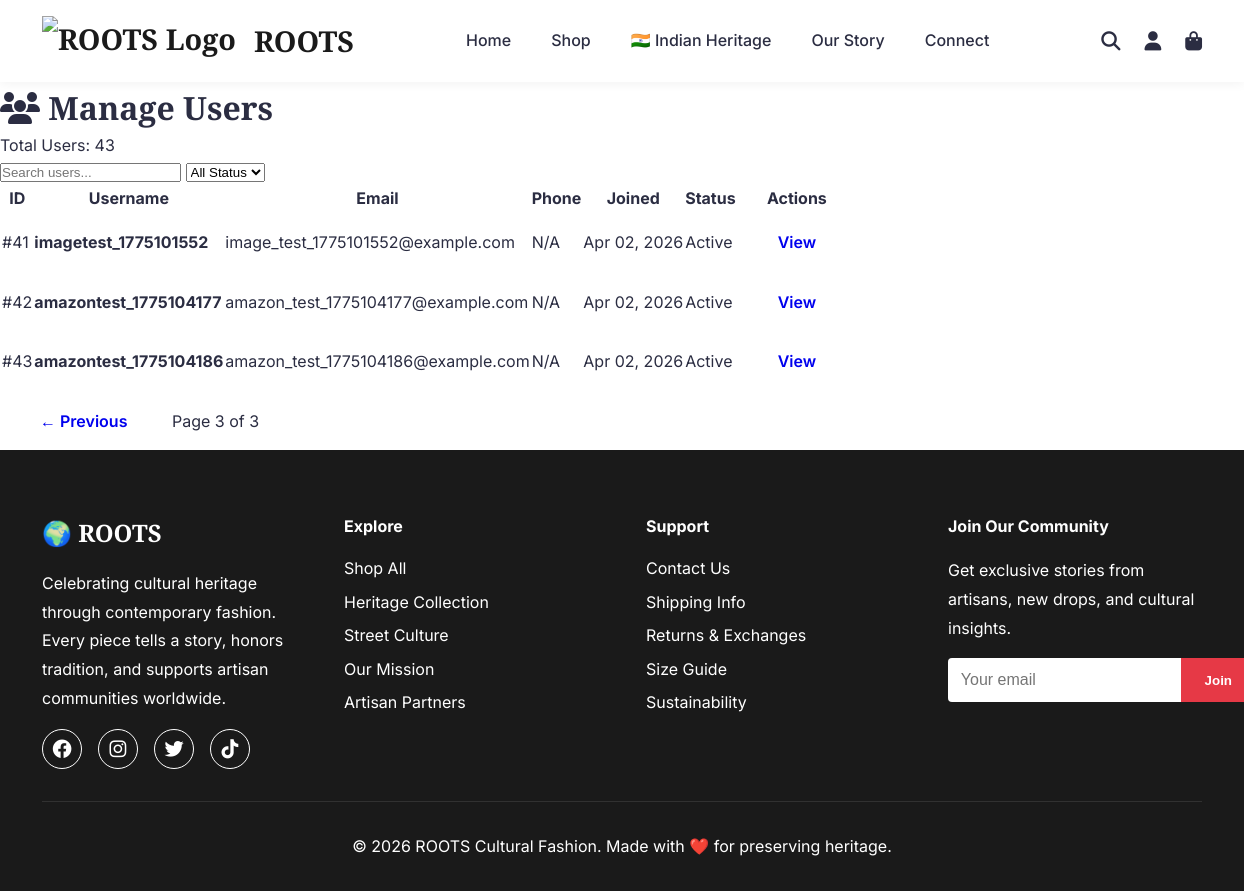
The app's page /admin/users?page=3 (signed in), older data.
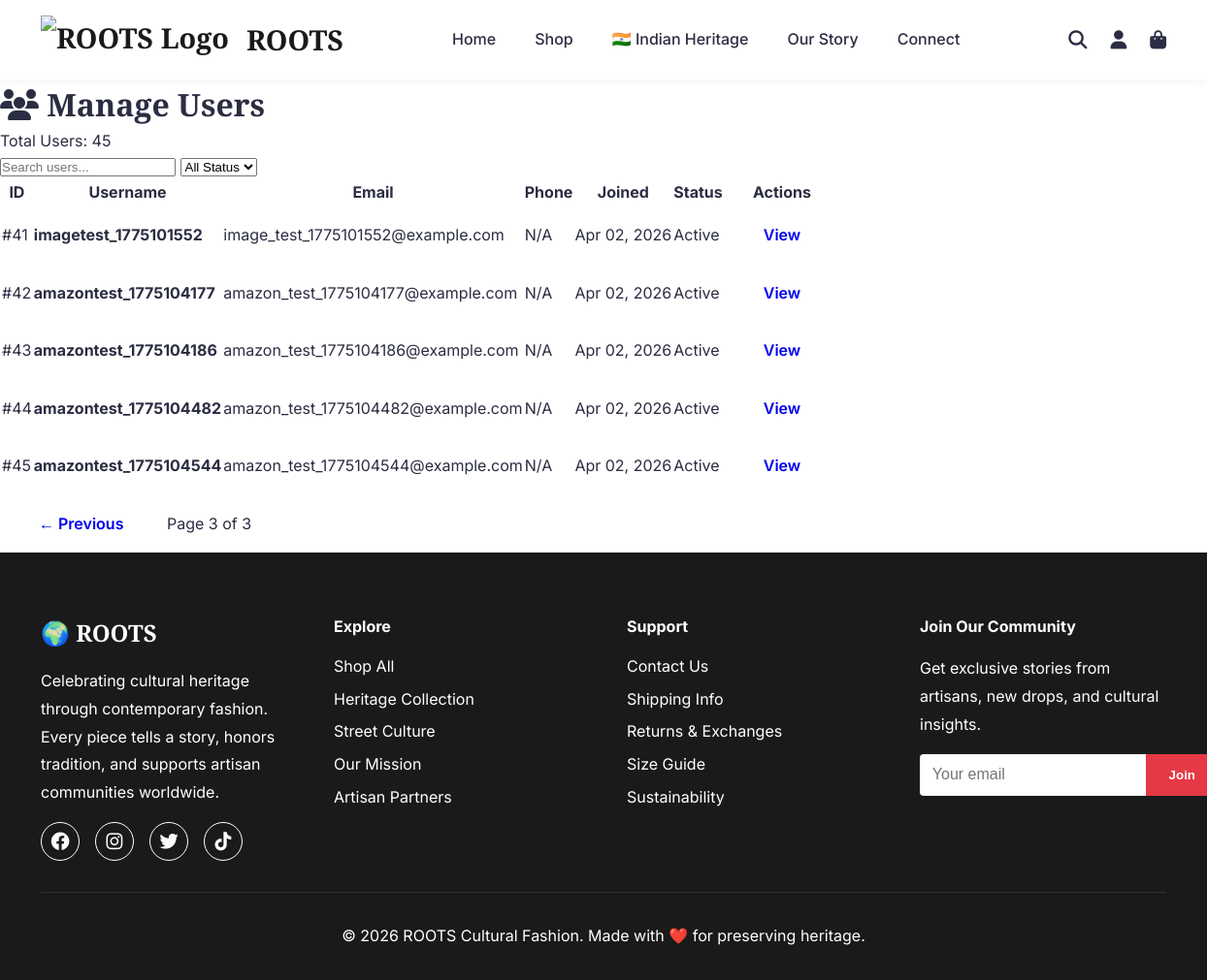
The same page, newer data.
### models/__init__.py (models this page shows, shortened)
class User(db.Model):
    __tablename__ = 'users'
    id = db.Column(db.Integer, primary_key=True)
    email = db.Column(db.String(120), unique=True, nullable=False, index=True)
    username = db.Column(db.String(80), unique=True, nullable=False, index=True)
    password_hash = db.Column(db.String(255), nullable=False)
    first_name = db.Column(db.String(50))
    last_name = db.Column(db.String(50))
    phone = db.Column(db.String(20))
    is_active = db.Column(db.Boolean, default=True)
    is_verified = db.Column(db.Boolean, default=False)
    created_at = db.Column(db.DateTime, default=lambda: datetime.now(timezone.utc))
    updated_at = db.Column(db.DateTime, default=lambda: datetime.now(timezone.utc),
                          onupdate=lambda: datetime.now(timezone.utc))
    last_login = db.Column(db.DateTime)
    orders = db.relationship('Order', backref='user', lazy='dynamic')
    addresses = db.relationship('Address', backref='user', lazy='dynamic')

### controllers/admin_controller.py (the view)
@admin_bp.route('/users')
@admin_required
def users():
    page = request.args.get('page', 1, type=int)
    users_pagination = admin_service.get_all_users(page=page, per_page=20)
    return render_template('admin/users.html', users=users_pagination)

### app.py (called while the page is built)
@app.after_request
def add_cache_headers(response):
    if request.path.startswith('/static/'):
        response.cache_control.max_age = 2592000
        response.cache_control.public = True
    elif request.endpoint in ['home', 'shop', 'about', 'contact', 'indian_heritage', 'design_gallery']:
        response.cache_control.max_age = 3600
        response.cache_control.public = True
    return response

@app.before_request
def redirect_to_custom_domain():
    if env == 'production':
        if 'indian-heritage-fashion.onrender.com' in request.url:
            new_url = request.url.replace('indian-heritage-fashion.onrender.com', 'www.rootsfashion.in')
            return redirect(new_url, code=301)

@app.context_processor
def inject_now():
    return {'now': datetime.now(timezone.utc)}

@app.context_processor
def inject_user():
    user_info = {
        'is_authenticated': 'user_id' in session,
        'is_admin': 'admin_id' in session,
        'username': session.get('username') or session.get('admin_username'),
        'user_id': session.get('user_id'),
        'admin_id': session.get('admin_id')
    }
    return {'current_user': user_info}

### repositories/__init__.py (called while the page is built)
    @staticmethod
    def find_all(page: int = 1, per_page: int = 20) -> List[User]:
        return User.query.paginate(page=page, per_page=per_page, error_out=False)

### services/__init__.py (called while the page is built)
    def get_all_users(self, page: int = 1, per_page: int = 20):
        return self.user_repo.find_all(page, per_page)

### templates/admin/users.html (shortened to what this page needs)
{% extends "base.html" %}
{% block content %}
<div class="admin-container">
    <div class="admin-header">
        <h1><i class="fas fa-users"></i> Manage Users</h1>
        <p>Total Users: {{ users.total }}</p>
    </div>
    <div class="admin-content">
        <div class="search-bar">
            <input type="text" placeholder="Search users..." id="searchUsers">
            <select id="filterStatus">
                <option value="">All Status</option>
            </select>
        </div>
        <table class="admin-table">
            <thead>
                <tr>
                    <th>ID</th>
                    <th>Username</th>
                    <th>Email</th>
                    <th>Phone</th>
                    <th>Joined</th>
                    <th>Status</th>
                    <th>Actions</th>
                </tr>
            </thead>
            <tbody>
                {% for user in users.items %}
                <tr>
                    <td>#{{ user.id }}</td>
                    <td><strong>{{ user.username }}</strong></td>
                    <td>{{ user.email }}</td>
                    <td>{{ user.phone or 'N/A' }}</td>
                    <td>{{ user.created_at.strftime('%b %d, %Y') }}</td>
                    <td>
                        {% if user.is_active %}
                            <span class="badge badge-success">Active</span>
                        {% else %}
                            <span class="badge badge-danger">Inactive</span>
                        {% endif %}
                    </td>
                    <td>
                        <a href="{{ url_for('admin.user_detail', user_id=user.id) }}" class="btn btn-sm btn-info">View</a>
                    </td>
                </tr>
                {% endfor %}
            </tbody>
        </table>
        <div class="pagination">
            {% if users.has_prev %}
                <a href="{{ url_for('admin.users', page=users.prev_num) }}" class="btn btn-sm">← Previous</a>
            {% endif %}
            <span class="page-info">Page {{ users.page }} of {{ users.pages }}</span>
        </div>
    </div>
</div>
{% endblock %}

### templates/base.html (shortened to what this page needs)
<!DOCTYPE html>
<html lang="en">
<head>
    <link rel="stylesheet" href="{{ url_for('static', filename='css/style.css') }}">
    <link rel="stylesheet" href="https://cdnjs.cloudflare.com/ajax/libs/font-awesome/6.4.0/css/all.min.css">
</head>
<body>
    <nav class="navbar">
        <div class="container">
            <div class="nav-brand">
                <a href="/">
                    <img src="{{ url_for('static', filename='images/mockups/Roots_logo.jpg') }}" alt="ROOTS Logo" style="height: 50px; width: auto; margin-right: 10px;">
                    <span class="brand-text">ROOTS</span>
                </a>
            </div>
            <ul class="nav-menu">
                <li><a href="/">Home</a></li>
                <li><a href="/shop">Shop</a></li>
                <li><a href="/indian-heritage">🇮🇳 Indian Heritage</a></li>
                <li><a href="/about">Our Story</a></li>
                <li><a href="/contact">Connect</a></li>
            </ul>
            <div class="nav-icons">
                <a href="#" title="Search"><i class="fas fa-search"></i></a>
                <div class="user-dropdown">
                    <a href="#" class="user-icon" title="Account">
                        <i class="fas fa-user"></i>
                    </a>
                </div>
                {% if current_user.is_authenticated %}
                <a href="{{ url_for('cart.view_cart') }}" title="Shopping Cart" class="cart-icon">
                    <i class="fas fa-shopping-bag"></i>
                    <span class="cart-badge" id="cartBadge">0</span>
                </a>
                {% else %}
                <a href="{{ url_for('auth.login') }}" title="Login to Shop" class="cart-icon">
                    <i class="fas fa-shopping-bag"></i>
                </a>
                {% endif %}
            </div>
        </div>
    </nav>
    <main>
        {% block content %}{% endblock %}
    </main>
    <footer class="footer">
        <div class="container">
            <div class="footer-content">
                <div class="footer-section">
                    <h3>🌍 ROOTS</h3>
                    <p>Celebrating cultural heritage through contemporary fashion. Every piece tells a story, honors tradition, and supports artisan communities worldwide.</p>
                    <div class="social-links">
                        <a href="#" aria-label="Facebook"><i class="fab fa-facebook"></i></a>
                        <a href="#" aria-label="Instagram"><i class="fab fa-instagram"></i></a>
                        <a href="#" aria-label="Twitter"><i class="fab fa-twitter"></i></a>
                        <a href="#" aria-label="TikTok"><i class="fab fa-tiktok"></i></a>
                    </div>
                </div>
                <div class="footer-section">
                    <h4>Explore</h4>
                    <ul>
                        <li><a href="/shop">Shop All</a></li>
                        <li><a href="/shop?category=heritage">Heritage Collection</a></li>
                        <li><a href="/shop?category=streetwear">Street Culture</a></li>
                        <li><a href="/about">Our Mission</a></li>
                        <li><a href="#">Artisan Partners</a></li>
                    </ul>
                </div>
                <div class="footer-section">
                    <h4>Support</h4>
                    <ul>
                        <li><a href="/contact">Contact Us</a></li>
                        <li><a href="#">Shipping Info</a></li>
                        <li><a href="#">Returns & Exchanges</a></li>
                        <li><a href="#">Size Guide</a></li>
                        <li><a href="#">Sustainability</a></li>
                    </ul>
                </div>
                <div class="footer-section">
                    <h4>Join Our Community</h4>
                    <p>Get exclusive stories from artisans, new drops, and cultural insights.</p>
                    <form class="newsletter-form" id="newsletterForm">
                        <input type="email" placeholder="Your email" id="newsletterEmail" required>
                        <button type="submit">Join</button>
                    </form>
                </div>
            </div>
            <div class="footer-bottom">
                <p>&copy; 2026 ROOTS Cultural Fashion. Made with ❤️ for preserving heritage.</p>
            </div>
        </div>
    </footer>
</body>
</html>

### static/css/style.css (style rules this page uses)
* { margin: 0; padding: 0; box-sizing: border-box; }
:root { --primary-color: #1a1a1a; --secondary-color: #e63946; --accent-color: #f4a261; --text-color: #2b2d42; --light-bg: #fefae0; --white: #ffffff; --gray: #8d99ae; --border-color: #edf2f4; }
body { font-family: 'Inter', 'Segoe UI', sans-serif; line-height: 1.6; color: var(--text-color); }
h1, h2, h3 { font-family: 'Playfair Display', serif; }
.container { max-width: 1200px; margin: 0 auto; padding: 0 20px; }
.navbar { background: var(--white); padding: 1rem 0; box-shadow: 0 2px 10px rgba(0,0,0,0.05); position: sticky; top: 0; z-index: 1000; }
.navbar .container { display: flex; justify-content: space-between; align-items: center; }
.nav-brand a { display: flex; align-items: center; gap: 0.5rem; font-size: 1.8rem; font-weight: bold; color: var(--primary-color); text-decoration: none; font-family: 'Playfair Display', serif; }
.nav-menu { display: flex; list-style: none; gap: 2.5rem; }
.nav-menu a { color: var(--text-color); text-decoration: none; font-weight: 500; transition: color 0.3s; position: relative; }
.nav-menu a::after { content: ''; position: absolute; bottom: -5px; left: 0; width: 0; height: 2px; background: var(--secondary-color); transition: width 0.3s; }
.nav-icons { display: flex; gap: 1.5rem; }
.nav-icons a { color: var(--text-color); font-size: 1.2rem; transition: color 0.3s; }
.user-dropdown { position: relative; }
.user-icon { position: relative; cursor: pointer; }
.cart-icon { position: relative; }
.btn { display: inline-block; padding: 1rem 2.5rem; text-decoration: none; border: none; cursor: pointer; font-size: 1rem; transition: all 0.3s; font-weight: 600; border-radius: 4px; }
.footer { background: var(--primary-color); color: var(--white); padding: 4rem 0 2rem; }
.footer-content { display: grid; grid-template-columns: repeat(auto-fit, minmax(250px, 1fr)); gap: 3rem; margin-bottom: 2rem; }
.footer-section h3 { font-size: 1.5rem; margin-bottom: 1rem; }
.footer-section h4 { margin-bottom: 1rem; }
.footer-section p { margin-bottom: 1rem; line-height: 1.8; }
.footer-section ul { list-style: none; }
.footer-section ul li { margin-bottom: 0.5rem; }
.footer-section a { color: var(--white); text-decoration: none; transition: color 0.3s; }
.social-links { display: flex; gap: 1rem; margin-top: 1rem; }
.social-links a { width: 40px; height: 40px; border: 1px solid var(--white); display: flex; align-items: center; justify-content: center; border-radius: 50%; font-size: 1.2rem; transition: all 0.3s; }
.newsletter-form { display: flex; margin-top: 1rem; }
.newsletter-form input { flex: 1; padding: 0.8rem; border: none; font-size: 1rem; border-radius: 4px 0 0 4px; }
.newsletter-form button { padding: 0.8rem 1.5rem; background: var(--secondary-color); color: var(--white); border: none; cursor: pointer; font-weight: 600; transition: background 0.3s; border-radius: 0 4px 4px 0; }
.footer-bottom { text-align: center; padding-top: 2rem; border-top: 1px solid rgba(255,255,255,0.1); }

Row changes from the older to the newer data that the page shows:
added User: id "44", username "amazontest_1775104482", email "amazon_test_1775104482@example.com", phone "N/A", created_at "Apr 02, 2026", is_active "Active"
added User: id "45", username "amazontest_1775104544", email "amazon_test_1775104544@example.com", phone "N/A", created_at "Apr 02, 2026", is_active "Active"
Text that changed along with them:
{{ users.total }}: "43" → "45"
